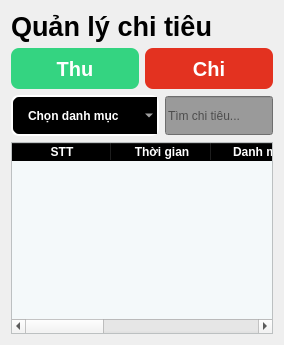
         <widget class="QWidget" name="quanlichichieu_page">
          <layout class="QGridLayout" name="gridLayout_3">
           <item row="0" column="0">
            <layout class="QVBoxLayout" name="verticalLayout_12">
             <item>
              <layout class="QHBoxLayout" name="horizontalLayout_10">
               <item>
                <widget class="QLabel" name="Quanlichitieu_lable">
                 <property name="font">
                  <font>
                   <pointsize>20</pointsize>
                   <weight>75</weight>
                   <bold>true</bold>
                  </font>
                 </property>
                 <property name="text">
                  <string>Quản lý chi tiêu</string>
                 </property>
                </widget>
               </item>
              </layout>
             </item>
             <item>
              <layout class="QVBoxLayout" name="verticalLayout_11">
               <item>
                <layout class="QHBoxLayout" name="horizontalLayout_9">
                 <item>
                  <layout class="QHBoxLayout" name="horizontalLayout_7">
                   <item>
                    <widget class="QPushButton" name="them_Btn">
                     <property name="enabled">
                      <bool>true</bool>
                     </property>
                     <property name="minimumSize">
                      <size>
                       <width>50</width>
                       <height>41</height>
                      </size>
                     </property>
                     <property name="font">
                      <font>
                       <pointsize>-1</pointsize>
                       <weight>75</weight>
                       <bold>true</bold>
                      </font>
                     </property>
                     <property name="styleSheet">
                      <string notr="true">QPushButton{
	background-color: #34D481;
	color:white;
	border:none;
	border-radius:8px;
	font-weight:bold;
	font-size:20px;
}</string>
                     </property>
                     <property name="text">
                      <string>Thu</string>
                     </property>
                    </widget>
                   </item>
                   <item>
                    <widget class="QPushButton" name="themchi_Btn">
                     <property name="minimumSize">
                      <size>
                       <width>50</width>
                       <height>41</height>
                      </size>
                     </property>
                     <property name="font">
                      <font>
                       <pointsize>-1</pointsize>
                       <weight>75</weight>
                       <bold>true</bold>
                      </font>
                     </property>
                     <property name="styleSheet">
                      <string notr="true">QPushButton{
	background-color: #E33220;
	color:white;
	border:none;
	border-radius:8px;
	font-weight:bold;
	font-size:20px;
}</string>
                     </property>
                     <property name="text">
                      <string>Chi</string>
                     </property>
                    </widget>
                   </item>
                  </layout>
                 </item>
                </layout>
               </item>
               <item>
                <layout class="QHBoxLayout" name="horizontalLayout_8">
                 <item>
                  <widget class="QComboBox" name="Chondanhmuc_comboBox">
                   <property name="font">
                    <font>
                     <weight>75</weight>
                     <bold>true</bold>
                     <kerning>true</kerning>
                    </font>
                   </property>
                   <property name="styleSheet">
                    <string notr="true">QComboBox{
	border:2px solid white;
	border-radius:8px;
	padding:1px 18px 1px 3px;
	background-color:black;
	color:white;
	height:35px;
	padding-left:15px;
	font-weight:bold;
	selection-background-color:#2980B9;
}</string>
                   </property>
                   <item>
                    <property name="text">
                     <string>Chọn danh mục</string>
                    </property>
                   </item>
                   <item>
                    <property name="text">
                     <string>Đi chợ</string>
                    </property>
                   </item>
                   <item>
                    <property name="text">
                     <string>Y tế</string>
                    </property>
                   </item>
                   <item>
                    <property name="text">
                     <string>Giải trí</string>
                    </property>
                   </item>
                   <item>
                    <property name="text">
                     <string>Hóa đơn</string>
                    </property>
                   </item>
                   <item>
                    <property name="text">
                     <string>Đầu tư, tiết kiệm</string>
                    </property>
                   </item>
                   <item>
                    <property name="text">
                     <string>Ăn uống</string>
                    </property>
                   </item>
                   <item>
                    <property name="text">
                     <string>Khác</string>
                    </property>
                   </item>
                   <item>
                    <property name="text">
                     <string>Tất cả</string>
                    </property>
                   </item>
                  </widget>
                 </item>
                 <item>
                  <widget class="QLineEdit" name="timchitieu_lineEdit">
                   <property name="minimumSize">
                    <size>
                     <width>0</width>
                     <height>39</height>
                    </size>
                   </property>
                   <property name="styleSheet">
                    <string notr="true">background-color: rgb(154, 154, 154);</string>
                   </property>
                   <property name="placeholderText">
                    <string>Tìm chi tiêu...</string>
                   </property>
                  </widget>
                 </item>
                </layout>
               </item>
              </layout>
             </item>
            </layout>
           </item>
           <item row="1" column="0">
            <widget class="QTableWidget" name="chitieu_table">
             <property name="styleSheet">
              <string notr="true">QHeaderView::section{
	font-weight:bold;
	background-color:black;
	color:white;
}

QTableWidget{
	alternate-background-color: #B0EDFB;
	background-color:#F4F9FA;
}</string>
             </property>
             <property name="alternatingRowColors">
              <bool>true</bool>
             </property>
             <column>
              <property name="text">
               <string>STT</string>
              </property>
             </column>
             <column>
              <property name="text">
               <string>Thời gian</string>
              </property>
             </column>
             <column>
              <property name="text">
               <string>Danh mục</string>
              </property>
             </column>
             <column>
              <property name="text">
               <string>Tên chi tiêu</string>
              </property>
             </column>
             <column>
              <property name="text">
               <string>Số tiền</string>
              </property>
             </column>
             <column>
              <property name="text">
               <string>Ghi chú</string>
              </property>
             </column>
            </widget>
           </item>
          </layout>
         </widget>
